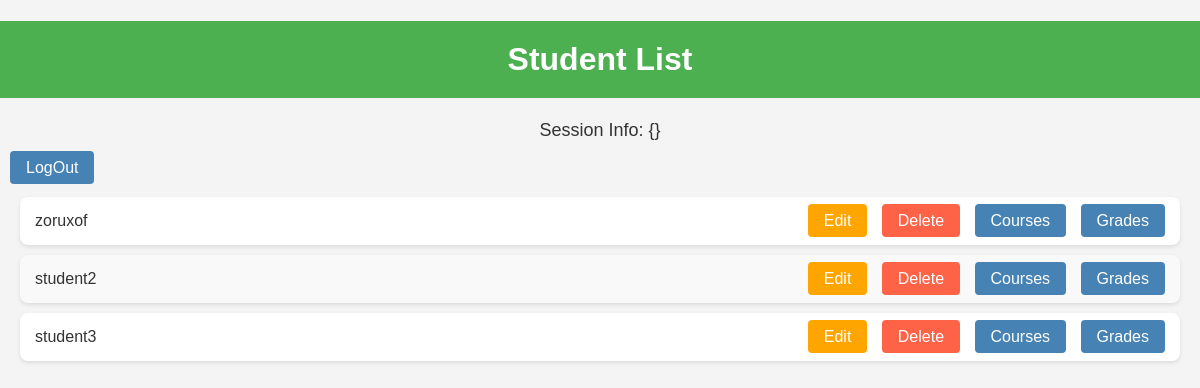
/show/, run on an earlier commit of the app's database.
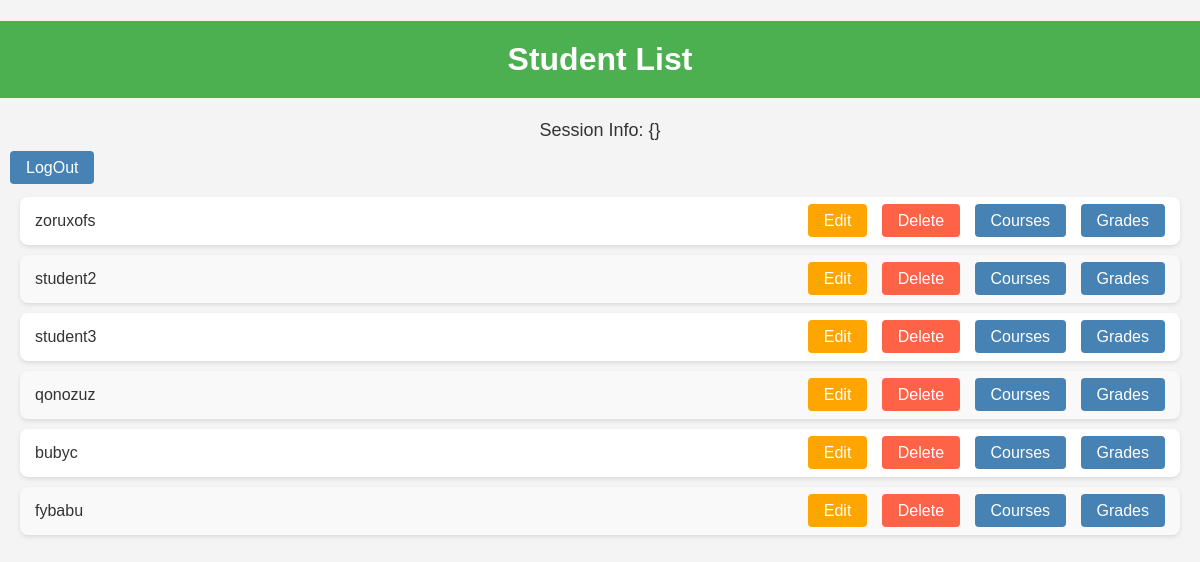
And on a later commit of the database.
### Student/models.py (models this page shows)
class Student_model(models.Model):
    user = models.OneToOneField(User_Model, on_delete=models.CASCADE, related_name='student')
    Student_name = models.CharField(max_length=255)
    course_of_studey = models.CharField(max_length=255, blank=True)  # Removed null=True
    sdelete = models.BooleanField(default=False)
    course = models.ManyToManyField(Course_models,related_name='Student_Courses_FK')
    class Meta:
        db_table = 'student'

### Student/views.py (the view)
# urls.py: path('show/',show_students,name = 'show'),
def show_students(request):
    student_obj = Student_model.objects.filter(sdelete = False)
    student_session = request.session.get('student',{})
    student_name = student_session.get('name' , 'No name Found')
    print(student_name)
    context = {
        'student_obj':student_obj,
        'student_session' : student_session
    }
    return render(request , 'show.html',context)

### templates/show.html (shortened to what this page needs)
<!DOCTYPE html>
<html lang="en">
<head>
</head>
<body>
<h1>Student List</h1>
<p>Session Info: {{ student_session }}</p>
<a href = "http://127.0.0.1:8000/logout/" class="btn btn-courses"> LogOut </a>
<ul>
    {% for student in student_obj %}
    <li>
        <span>{{ student.Student_name }}</span>
        <div>
            <a href="{% url 'edit_student' student.id %}" class="btn btn-edit">Edit</a>
            <a href="{% url 'delete_student' student.id %}" class="btn btn-delete" onclick="return confirm('Are you sure you want to delete this student?')">Delete</a>
            <a href="{% url 'course_list' student.id %}" class="btn btn-courses">Courses</a>
            <a href = "{% url 'Course_grades' student.id%}" class="btn btn-courses"> Grades </a>
    </li>
    {% empty %}
    <p class="empty-message">No Student Found</p>
    {% endfor %}
</ul>
</body>
</html>

### templates/show.html (style rules this page uses)
body { font-family: Arial, sans-serif; background-color: #f4f4f4; color: #333; margin: 0; padding: 0; }
h1 { background-color: #4CAF50; color: white; text-align: center; padding: 20px; }
p { font-size: 18px; text-align: center; margin-top: 10px; }
ul { list-style-type: none; padding: 0; margin: 20px; }
li { background-color: #fff; margin-bottom: 10px; padding: 15px; border-radius: 8px; box-shadow: 0 2px 4px rgba(0, 0, 0, 0.1); display: flex; justify-content: space-between; align-items: center; }
li:nth-child(even) { background-color: #f9f9f9; }
.btn { background-color: #4CAF50; color: white; padding: 8px 16px; text-align: center; text-decoration: none; border-radius: 4px; border: none; cursor: pointer; margin-left: 10px; }
.btn-edit { background-color: #FFA500; }
.btn-delete { background-color: #FF6347; }
.btn-courses { background-color: #4682B4; }

What changed in the data, as far as the page shows it:
changed Student_model: Student_name "zoruxof" → "zoruxofs"
added Student_model: Student_name "qonozuz"
added Student_model: Student_name "bubyc"
added Student_model: Student_name "fybabu"
